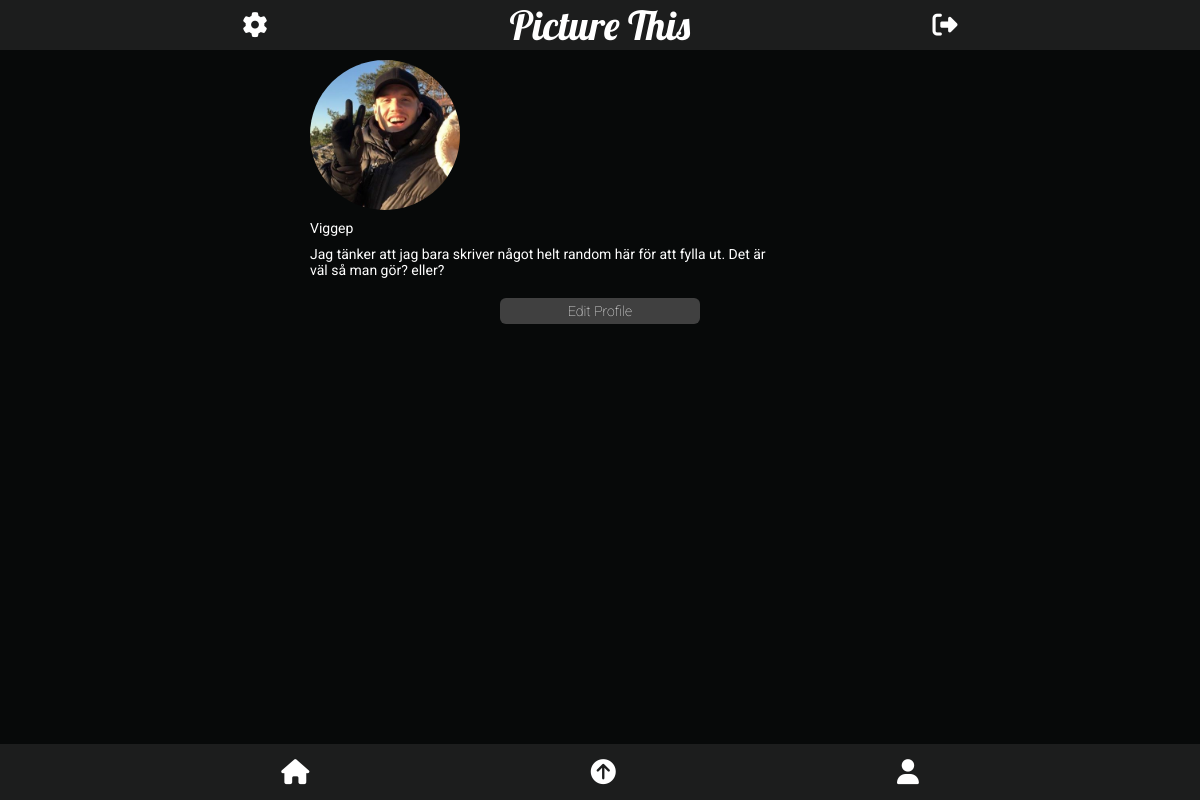
Before: /profile.php (signed in) with the older database file.
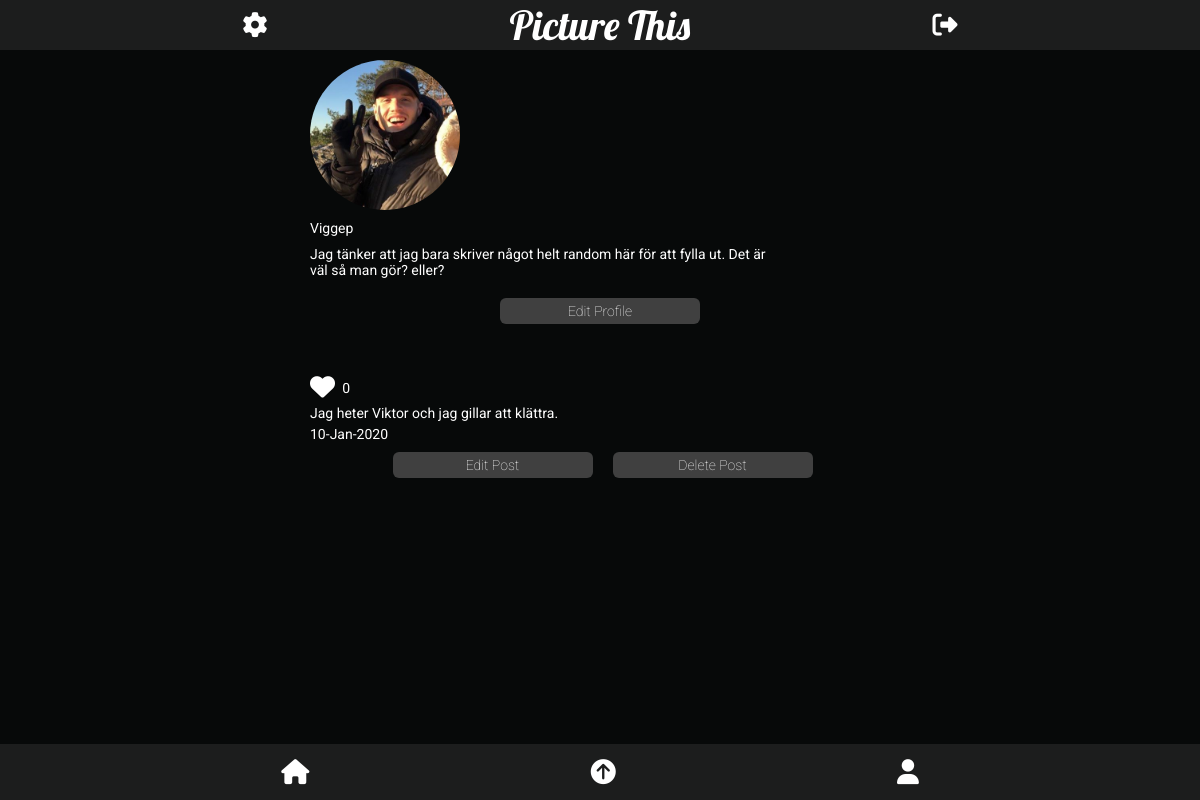
After: the same page with the newer database file.
### tables this page shows
CREATE TABLE users (
id INTEGER PRIMARY KEY,
fullname VARCHAR,
username VARCHAR,
email VARCHAR,
password VARCHAR,
profileimage VARCHAR,
biography VARCHAR);

CREATE TABLE posts (
id integer primary KEY
autoincrement,
postImage VARCHAR,
postContent VARCHAR,
createdAt VARCHAR,
userId INTEGER
);

### app/functions.php (called while the page is built, shortened)
<?php
function isLoggedIn(): bool
{
    return isset($_SESSION['user']);
}
function getUserById(int $id, object $pdo): array
{
    $statement = $pdo->prepare('SELECT * FROM users WHERE id = :id');
    $statement->bindParam(':id', $id, PDO::PARAM_STR);
    $statement->execute();
    $user = $statement->fetch(PDO::FETCH_ASSOC);
    if ($user) {
        return $user;
    }
    return $user = [];
}
function getPostsByUser(int $id, object $pdo): array
{
    $statement = $pdo->prepare('SELECT * FROM posts WHERE userId = :userId');
    $statement->bindParam(':userId', $id, PDO::PARAM_INT);
    $statement->execute();
    $posts = $statement->fetchAll(PDO::FETCH_ASSOC);
    return $posts;
}
function countLikes(int $postId, object $pdo): string
{
    $statement = $pdo->prepare('SELECT COUNT(*) FROM likes WHERE postId = :postId');
    $statement->bindParam(':postId', $postId, PDO::PARAM_INT);
    $statement->execute();
    $likes = $statement->fetch(PDO::FETCH_ASSOC);
    return $likes["COUNT(*)"];
}
function isLikedByUser(int $postId, int $userId, object $pdo): bool
{
    $statement = $pdo->prepare('SELECT * FROM likes WHERE postId = :postId AND userId = :userId');
    $statement->bindParam(':postId', $postId, PDO::PARAM_INT);
    $statement->bindParam(':userId', $userId, PDO::PARAM_INT);
    $statement->execute();
    $isLikedByUser = $statement->fetch(PDO::FETCH_ASSOC);
    return $isLikedByUser ? true : false;
}

### app/config.php (called while the page is built, shortened)
<?php
return [
    'title' => 'Picture This',
    'database_path' => sprintf('sqlite:%s/database/database.db', __DIR__),
];

### app/autoload.php (called while the page is built, shortened)
<?php
require __DIR__.'/functions.php';
$config = require __DIR__.'/config.php';

### profile.php (the view, shortened to what this page needs)
<?php require __DIR__ . '/views/header.php'; ?>
<?php $user = getUserById($_SESSION['user']['id'], $pdo); ?>
<?php $id = (int) $_SESSION['user']['id']; ?>
<?php $posts = getPostsByUser($id, $pdo); ?>
<section class="profile-page">
    <div class="profile-info">
        <div class="profile-image">
            <?php if (isLoggedIn()) : ?>
                <img class="profile-image-src" src="<?= 'app/users/images/' . $user['profileimage'] ?>" alt="Profile-image">
            <?php endif; ?>
        </div>
        <p class=> <?php echo $user['username'] ?></p>
        <div class="biography-profile-page">
            <?php if (isLoggedIn()) : ?>
                <p><?php echo $user['biography']; ?></p>
            <?php endif; ?>
        </div>
    </div>
    <button class="submit-button"><a href="settings.php">Edit Profile</a></button>
    <?php if (isLoggedIn()) : ?>
        <div class="profileWrapper">
            <?php foreach ($posts as $post) : ?>
                <div data-id="<?= $post['id'] ?>" class="profilePost">
                    <div data-id="<?= $post['id'] ?>" class="postContent ">
                        <?php $likes = countLikes($post['id'], $pdo) ?>
                        <?php $isLikedByUser = isLikedByUser($post['id'], $_SESSION['user']['id'], $pdo); ?>
                        <div class="info-bottom-image">
                            <div class="likes-position">
                                <form data-id="<?= $post['id'] ?>" class="likeForm" action="app/posts/likes.php" method="post" enctype="multipart/form-data">
                                    <button data-id="<?= $post['id'] ?>" class=" button-likes like <?= $isLikedByUser ? 'hidden' : '' ?>" type=" submit" name="postId" value="<?= $post['id'] ?>"><i class="fas fa-heart"></i></button>
                                </form>
                                <p class="likeCount<?= $post['id'] ?>"><?php echo $likes ?></p>
                            </div>
                            <p class="content-bottom"><?php echo $post['postContent']; ?></p>
                            <p class="date-bottom"><?php $date = $post['createdAt'];
                                                    $currentDate = explode("-", $date);
                                                    echo $currentDate[0] . '-' . $currentDate[1] . '-' . $currentDate[2] ?></p>
                        </div>
                        <div data-id="<?= $post['id'] ?>" class="updatePostContent ">
                            <form class="edit-post-form" action="app/posts/update.php" method="post" enctype="multipart/form-data">
                                <button data-id="<?= $post['id'] ?>" class="submit-button edit-button " type="button" name="postId" value="<?= $post['id'] ?>">Edit Post</button>
                            </form>
                            <form class="delete-button-form" action="app/posts/delete.php" method="post" enctype="multipart/form-data">
                                <button class="submit-button button-delete " type="submit" name="postId" value="<?= $post['id'] ?>">Delete Post</button>
                            </form>
                        </div>
                    </div>
                <?php endforeach; ?>
                </div>
            <?php endif; ?>
</section>
<?php require __DIR__ . '/views/footer.php'; ?>

### views/header.php (shortened to what this page needs)
<?php require __DIR__ . '/../app/autoload.php'; ?>
<!DOCTYPE html>
<html lang="en">
<head>
    <link rel="stylesheet" href="/assets/styles/main.css">
    <link rel="stylesheet" href="/assets/styles/profile.css">
    <link rel="stylesheet" href="/assets/styles/footer.css">
    <link rel="stylesheet" href="/assets/styles/navigation.css">
    <link rel="stylesheet" href="/assets/styles/loginpage.css">
    <link rel="stylesheet" href="/assets/styles/feed.css">
    <link rel="stylesheet" href="/assets/styles/buttons.css">
    <link rel="stylesheet" href="/assets/styles/settings.css">
    <link rel="stylesheet" href="/assets/styles/upload.css">
    <link rel="stylesheet" href="/assets/styles/register.css">
    <link rel="stylesheet" href="/assets/styles/desktopversion.css">
</head>
<body>
    <?php if (isLoggedIn()) : ?>
        <?php require __DIR__ . '/navigation.php'; ?>
    <?php endif; ?>

### views/navigation.php
<?php if (isLoggedIn()) : ?>
    <nav>
        <ul>
            <li class="nav-item">
                <a class="nav-link<?php echo $_SERVER['SCRIPT_NAME'] === '/settings.php' ? 'active' : ''; ?>" href="/settings.php"><i class="fas fa-cog"></i></a>
            </li>
            <li class="nav-item">
                <a class="navbar-brand" href="/index.php"><?php echo $config['title']; ?></a>
            </li>
            <li class="nav-item">
                <a class="nav-link" href="/app/users/logout.php"><i class="fas fa-sign-out-alt"></i></a>
            </li>
        </ul>
    </nav>
<?php else : ?>
    <nav class="navbar">
        <a class="navbar-brand" href="#"><?php echo $config['title']; ?></a>
    </nav>
<?php endif; ?>

### views/footer.php (shortened to what this page needs)
<section class="footer">
    <a class="icons" href="index.php"><i class="fas fa-home"></i></a>
    <a class="icons" href="upload.php"><i class="fas fa-arrow-circle-up"></i></a>
    <a class="icons" href="profile.php"><i class="fas fa-user"></i></a>
</section>
</body>
</html>

### assets/styles/main.css (style rules this page uses)
* { margin: 0; padding: 0; box-sizing: border-box; font-size: 14px; font-family: "Roboto", sans-serif; }
body { width: 100vw; display: flex; flex-direction: column; align-items: center; justify-content: center; background-color: #070909; color: white; }
section { width: 100%; display: flex; flex-direction: column; align-items: center; justify-content: center; }

### assets/styles/profile.css (style rules this page uses)
.profile-page { width: 100%; margin-top: 50px; display: flex; justify-content: flex-start; }
.profile-image-src { margin: 0 10px; border-radius: 50%; display: flex; width: 100px; height: 100px; object-fit: cover; }
.info-bottom-image { margin: 10px 30px 10px 10px; }
.likes-position { width: 40px; display: flex; align-items: center; justify-content: space-between; margin-bottom: 5px; }
.biography-profile-page { width: 80%; }
.profileWrapper { width: 100vw; display: flex; flex-direction: row; flex-wrap: wrap; margin-bottom: 30px; margin-top: 15px; }
.profile-info { margin: 10px; width: 100%; }
.profile-info p { margin: 10px 10px; }
.profilePost { margin-bottom: 5px; width: 100%; }
.updatePostContent { display: flex; flex-direction: row; justify-content: center; margin: 0 0 20px 5px; }
.edit-post-form { display: flex; flex-direction: column; align-items: center; }

### assets/styles/footer.css (style rules this page uses)
.footer { width: 100%; height: 7%; display: flex; flex-direction: row; justify-content: space-evenly; background-color: #1c1d1d; position: fixed; bottom: 0; }
a { color: white; }
a:link { text-decoration: none; }
i { font-size: 25px; color: white; }

### assets/styles/navigation.css (style rules this page uses)
nav { width: 100%; height: 50px; position: fixed; top: 0; }
ul { display: flex; flex-direction: row; justify-content: space-evenly; align-items: center; height: 50px; background-color: #1c1d1d; }
li { list-style-type: none; }
.navbar-brand { font-family: "Lobster", cursive; font-size: 25px; font-weight: 300; display: flex; justify-content: center; align-items: center; height: 100%; }

### assets/styles/feed.css (style rules this page uses)
.content-bottom { margin-top: 5px; }
.date-bottom { margin-top: 5px; }

### assets/styles/buttons.css (style rules this page uses)
.submit-button { border: none; background: #404040; color: #ffffff !important; font-weight: 100; padding: 5px; border-radius: 6px; transition: all 0.3s ease 0s; }
.button-delete { width: 102px; }
.edit-button { margin-right: 20px; }
.button-likes { background: none; border: none; }

### assets/styles/desktopversion.css (style rules this page uses)
@media all and (min-width: 768px) { section { width: 50vw; } }
@media all and (min-width: 768px) { body { margin: auto; width: 50vw; } }
@media all and (min-width: 768px) { .footer { width: 100%; } }
@media all and (min-width: 768px) { nav { width: 100%; } }
@media all and (min-width: 768px) { .profileWrapper { width: 50vw; } }
@media all and (min-width: 768px) { .profile-image-src { width: 150px; height: 150px; } }
@media all and (min-width: 768px) { .navbar-brand { font-size: 40px; } }
@media all and (min-width: 768px) { .submit-button { width: 200px; } }
@media all and (min-width: 768px) { .submit-button { margin-bottom: 10px; } }

Changed rows visible on the page:
added posts: $post['id'] 23 (drawn), likes "0", postContent "Jag heter Viktor och jag gillar att klättra.", createdAt "10", createdAt "Jan", createdAt "2020"
